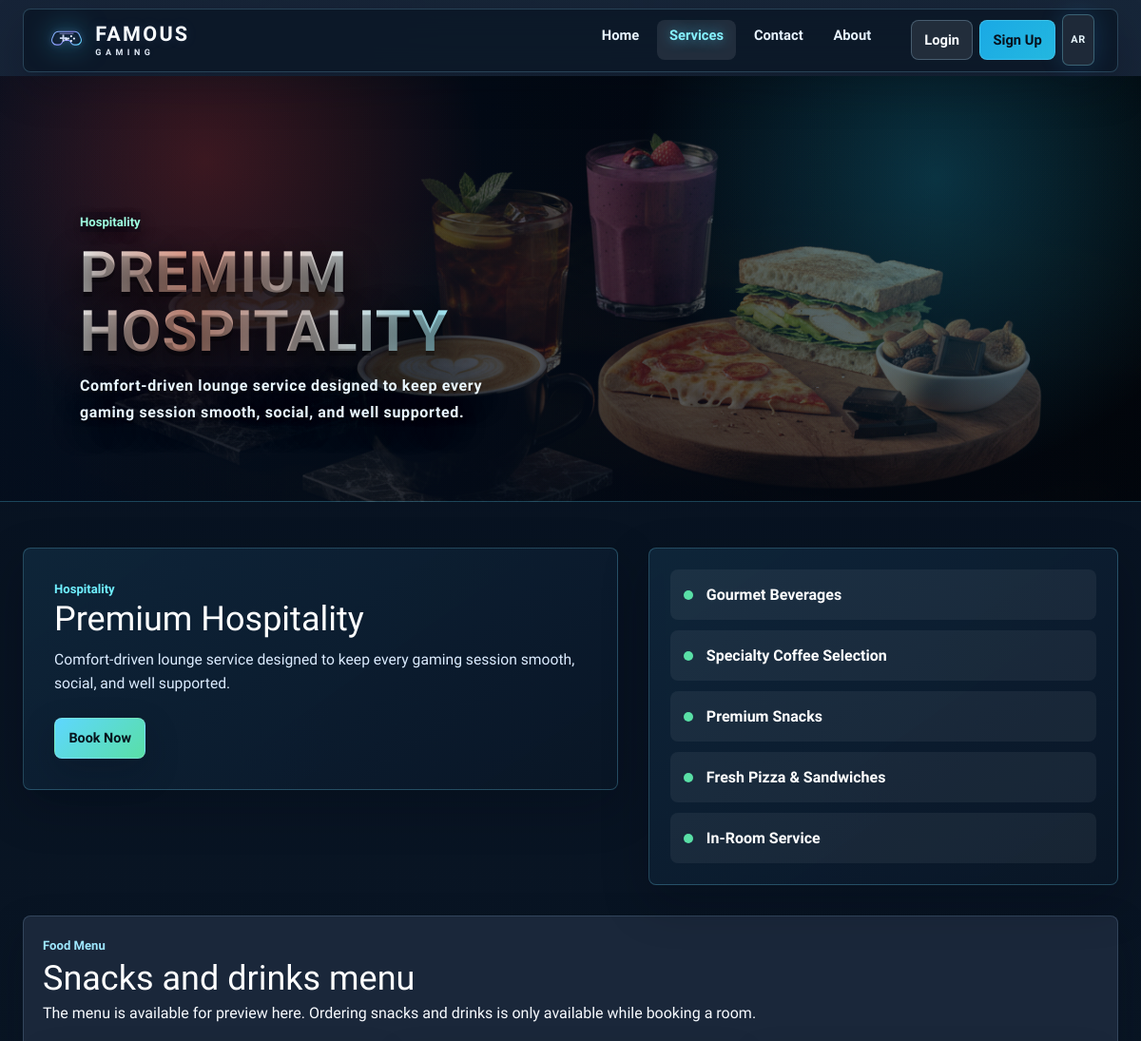
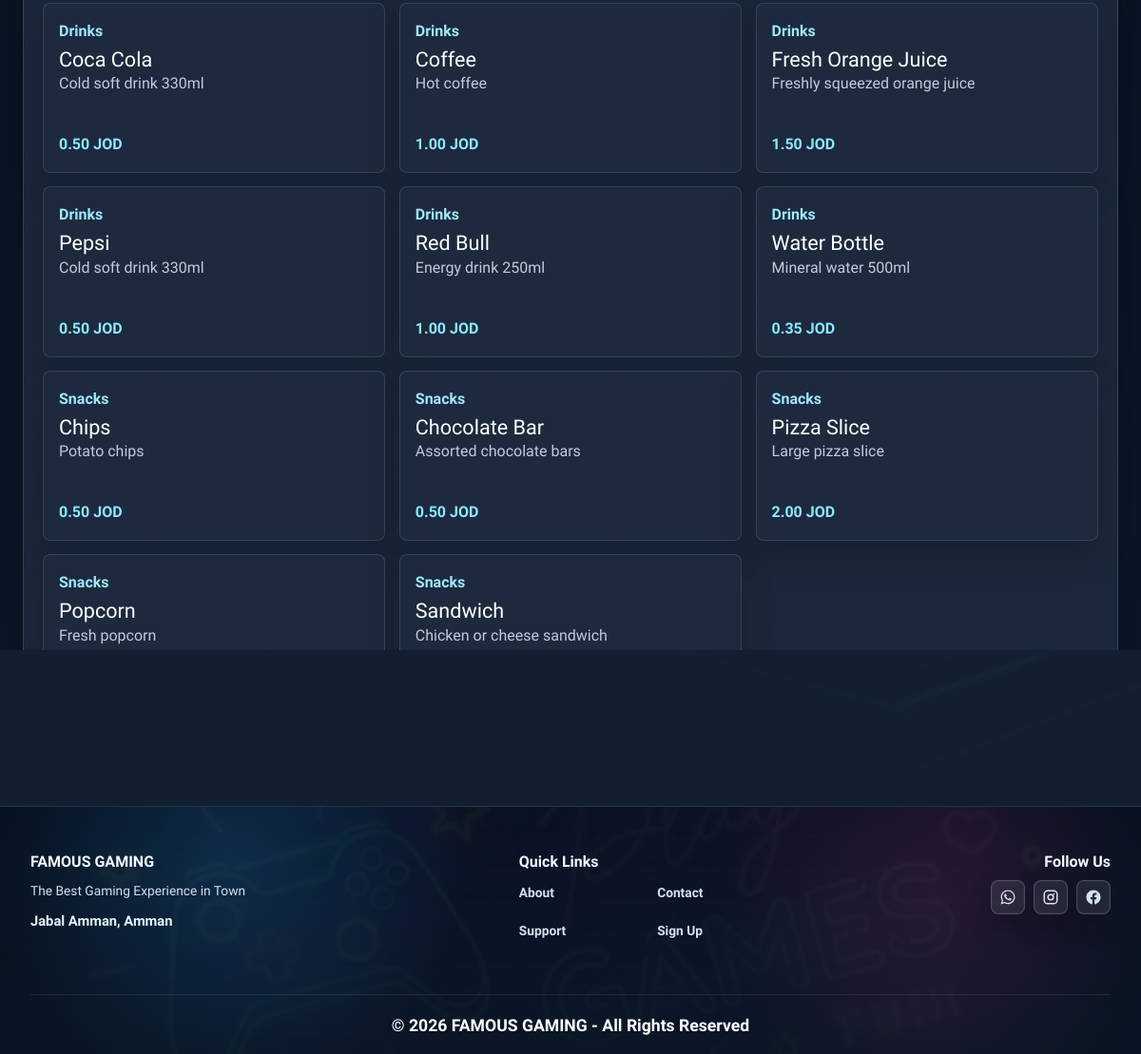
/general/service_hospitality.php, run on the app's committed database (2 pictures, top to bottom).
### tables this page shows
CREATE TABLE `menu_items` (
    `id` INT PRIMARY KEY AUTO_INCREMENT,
    `item_name` VARCHAR(100) NOT NULL,
    `item_category` VARCHAR(50) NOT NULL,
    `item_price` DECIMAL(10,2) NOT NULL,
    `item_description` TEXT,
    `is_available` BOOLEAN NOT NULL DEFAULT TRUE,
    `created_at` TIMESTAMP DEFAULT CURRENT_TIMESTAMP,
    `updated_at` TIMESTAMP DEFAULT CURRENT_TIMESTAMP ON UPDATE CURRENT_TIMESTAMP
);

### includes/config.php (called while the page is built, shortened)
<?php
if (!function_exists('site_url')) {
    function site_url($path = '') {
        $base = defined('SITE_BASE_PATH') ? SITE_BASE_PATH : '';
        $path = ltrim((string)$path, '/');
        return rtrim($base, '/') . ($path !== '' ? '/' . $path : '/');
    }
}
require_once __DIR__ . '/lang.php';
?>

### includes/lang.php (called while the page is built, shortened)
<?php
function site_language() {
    return $_SESSION['site_language'] ?? SITE_DEFAULT_LANGUAGE;
}
function t($key, $replacements = [], $fallback = null) {
    $language = site_language();
    $text = $translations[$language][$key] ?? $translations[SITE_DEFAULT_LANGUAGE][$key] ?? ($fallback ?? $key);
    return $text;
}
function translated_menu_category_label($category) {
    $map = [
        'Drinks' => 'admin_category_drinks',
        'Snacks' => 'admin_category_snacks',
        'Services' => 'nav_services'
    ];
    return isset($map[$category]) ? t($map[$category]) : $category;
}

### general/service_hospitality.php (the view, shortened to what this page needs)
<?php
require_once dirname(__DIR__) . '/includes/config.php';
require_once dirname(__DIR__) . '/includes/functions.php';
$items = [
    t('services_hospitality_item_1'),
    t('services_hospitality_item_2'),
    t('services_hospitality_item_3'),
    t('services_hospitality_item_4'),
    t('services_hospitality_item_5')
];
$menu_items = [];
$menu_result = mysqli_query($conn, "SELECT item_name, item_category, item_price, item_description FROM menu_items WHERE is_available = 1 AND item_category IN ('Drinks', 'Snacks') ORDER BY item_category, item_name");
if ($menu_result) {
    $menu_items = mysqli_fetch_all($menu_result, MYSQLI_ASSOC);
}
include dirname(__DIR__) . '/includes/header.php';
?>
<main class="service-detail-page">
    <section class="hero arena-page-hero service-detail-hero" style="--page-hero-image: url('<?php echo htmlspecialchars(site_url('images/service-food.png'), ENT_QUOTES, 'UTF-8'); ?>');">
        <div class="container">
            <span class="ticket-label"><?php echo t('services_hospitality_type'); ?></span>
            <h1><?php echo t('services_hospitality_title'); ?></h1>
            <p><?php echo t('services_hospitality_desc'); ?></p>
        </div>
    </section>
    <section class="content service-detail-content">
        <div class="container">
            <div class="service-detail-layout">
                <div class="service-detail-copy">
                    <span class="ticket-label"><?php echo t('services_hospitality_type'); ?></span>
                    <h2><?php echo t('services_hospitality_title'); ?></h2>
                    <p><?php echo t('services_hospitality_desc'); ?></p>
                    <div class="booking-ticket-actions">
                        <a href="<?php echo htmlspecialchars(site_url('user/room_booking.php#booking-form'), ENT_QUOTES, 'UTF-8'); ?>" class="btn"><?php echo t('nav_book_now'); ?></a>
                    </div>
                </div>
                <div class="service-detail-list-card">
                    <?php foreach ($items as $item): ?>
                        <div class="service-detail-list-item">
                            <span></span>
                            <strong><?php echo $item; ?></strong>
                        </div>
                    <?php endforeach; ?>
                </div>
            </div>
            <div class="service-menu-section service-detail-menu-preview">
                <div class="home-section-heading">
                    <span class="ticket-label"><?php echo t('services_menu_title'); ?></span>
                    <h2><?php echo t('home_menu_preview_title'); ?></h2>
                    <p><?php echo t('service_menu_booking_only'); ?></p>
                </div>
                <?php if (!empty($menu_items)): ?>
                    <div class="service-menu-grid">
                        <?php foreach ($menu_items as $item): ?>
                            <div class="service-menu-item">
                                <span><?php echo htmlspecialchars(translated_menu_category_label($item['item_category'])); ?></span>
                                <h3><?php echo htmlspecialchars($item['item_name']); ?></h3>
                                <p><?php echo htmlspecialchars($item['item_description']); ?></p>
                                <strong><?php echo number_format((float)$item['item_price'], 2); ?> JOD</strong>
                            </div>
                        <?php endforeach; ?>
                    </div>
                <?php else: ?>
                    <div class="home-no-rooms"><?php echo t('booking_addons_empty'); ?></div>
                <?php endif; ?>
            </div>
        </div>
    </section>
</main>
<?php
include dirname(__DIR__) . '/includes/footer.php';
?>

### data on the page
menu_items: item_name "Coca Cola", item_description "Cold soft drink 330ml", item_price "0.50"
menu_items: item_name "Coffee", item_description "Hot coffee", item_price "1.00"
menu_items: item_name "Fresh Orange Juice", item_description "Freshly squeezed orange juice", item_price "1.50"
menu_items: item_name "Pepsi", item_description "Cold soft drink 330ml", item_price "0.50"
menu_items: item_name "Red Bull", item_description "Energy drink 250ml", item_price "1.00"
menu_items: item_name "Water Bottle", item_description "Mineral water 500ml", item_price "0.35"
menu_items: item_name "Chips", item_description "Potato chips", item_price "0.50"
menu_items: item_name "Chocolate Bar", item_description "Assorted chocolate bars", item_price "0.50"
menu_items: item_name "Pizza Slice", item_description "Large pizza slice", item_price "2.00"
menu_items: item_name "Popcorn", item_description "Fresh popcorn"
menu_items: item_name "Sandwich", item_description "Chicken or cheese sandwich"

### other printed values
t('nav_home') "Home"
t('nav_services') "Services"
t('nav_contact') "Contact"
t('nav_about') "About"
t('nav_login') "Login"
t('nav_register') "Sign Up"
$language_toggle_label "AR"
t('services_hospitality_type') "Hospitality"
t('services_hospitality_title') "PREMIUM HOSPITALITY"
t('services_hospitality_desc') "Comfort-driven lounge service designed to keep every gaming session smooth, social, and well supported."
t('services_hospitality_title') "Premium Hospitality"
t('nav_book_now') "Book Now"
$item "Gourmet Beverages"
$item "Specialty Coffee Selection"
$item "Premium Snacks"
